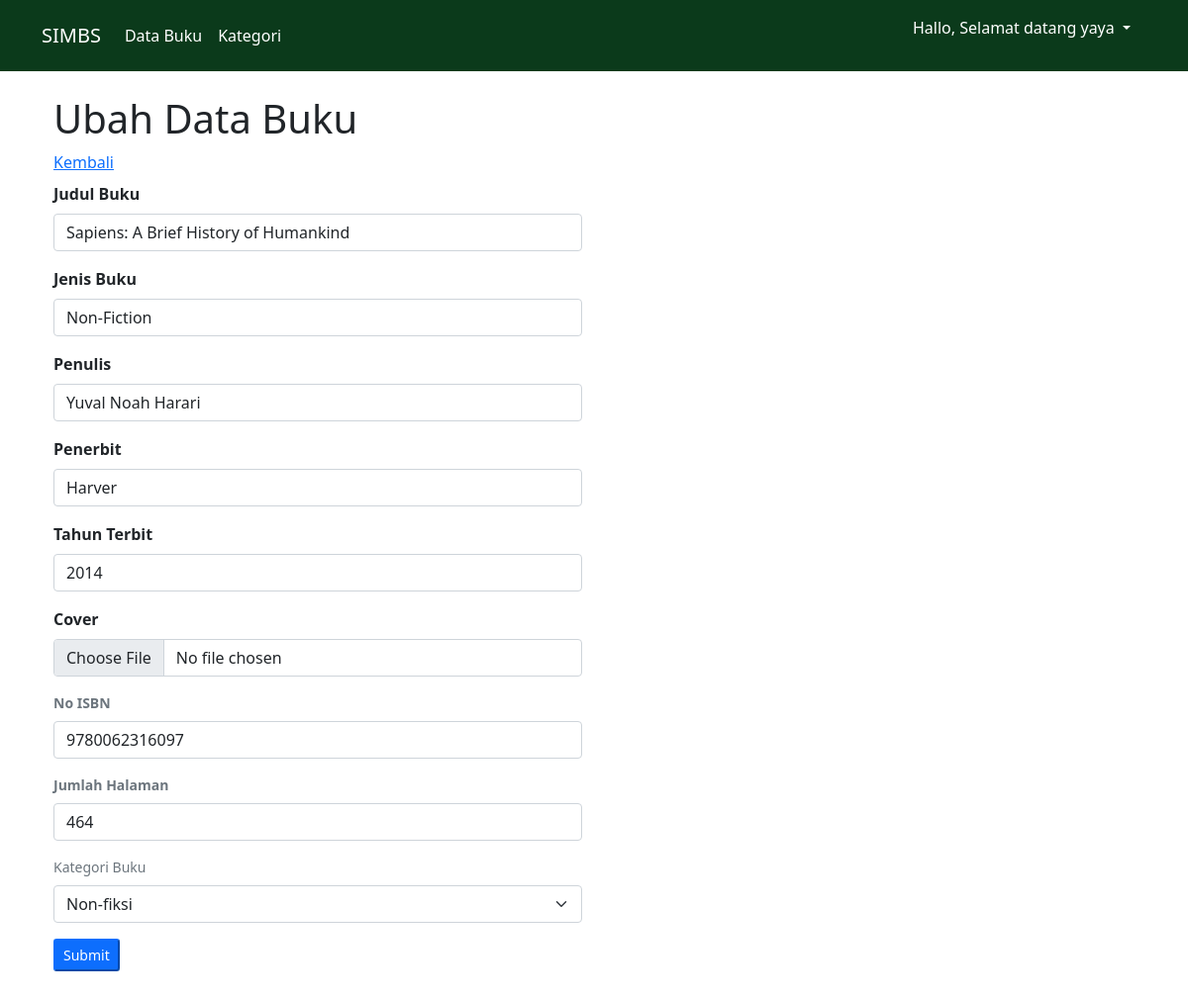
Page /ubah_data.php?id_buku=6 (signed in) on the committed database.
### tables this page shows
CREATE TABLE `buku` (
  `id_buku` int(11) NOT NULL,
  `judul_buku` varchar(255) NOT NULL,
  `jenis_buku` varchar(255) NOT NULL,
  `penulis` varchar(255) NOT NULL,
  `penerbit` varchar(255) NOT NULL,
  `tahun_terbit` int(100) NOT NULL,
  `cover` varchar(255) NOT NULL,
  `no_isbn` bigint(20) NOT NULL,
  `jml_hal` int(100) NOT NULL,
  `id_kategori` int(11) DEFAULT NULL
);

CREATE TABLE `kategori` (
  `id_kategori` int(11) NOT NULL,
  `kategori` varchar(255) NOT NULL,
  `tgl_input` timestamp NOT NULL DEFAULT current_timestamp() ON UPDATE current_timestamp()
);

### function.php (called while the page is built, shortened)
<?php
$conn = mysqli_connect("localhost", "root", "", "simbs");
function query($query){
    global $conn;
    $result = mysqli_query($conn, $query);
    $rows = [];
    while( $row = mysqli_fetch_assoc($result) ) {
        $rows[] = $row;
    }
    return $rows;
}
?>

### ubah_data.php (the view, shortened to what this page needs)
<?php
    require("function.php");
    $id_buku = $_GET['id_buku'];
    $query = query("
    SELECT buku.*, kategori.kategori
    FROM buku
    INNER JOIN kategori ON buku.id_kategori = kategori.id_kategori
    WHERE buku.id_buku = $id_buku
    ");
    $buku = $query[0];
    $kategori_list = query("SELECT * FROM kategori");
?>
<!DOCTYPE html>
<html lang="en">
<head>
    <link href="https://cdn.jsdelivr.net/npm/bootstrap@5.0.2/dist/css/bootstrap.min.css" rel="stylesheet">
</head>
<body>
    <nav class="navbar navbar-expand-lg navbar-light white" style="background-color: #0b3a1bff">
        <div class="container">
            <a class="navbar-brand text-white" href="#">SIMBS</a>
            <div class="collapse navbar-collapse" id="navbarSupportedContent">
            <ul class="navbar-nav me-auto mb-2 mb-lg-0">
                <li class="nav-item">
                <a class="nav-link active text-white" aria-current="page" href="#">Data Buku</a>
                </li>
                <li class="nav-item">
                <a class="nav-link text-white" href="#">Kategori</a>
                </li>
            </ul>
            <ul>
                <li class="nav-item dropdown" style= "list-style: none">
                <a class="nav-link dropdown-toggle text-white nav-end" href="#" role="button" data-bs-toggle="dropdown" aria-expanded="false">
                        Hallo, Selamat datang <?= $_SESSION['username'] ?>
                </a>
            </ul>
            </div>
        </div>
    </nav>
    <div class="p-4 container">
        <div class="row">
            <h1 class="mb-2">Ubah Data Buku</h1>
            <a href="index.php" class="mb-2">Kembali</a>
            <div class="col-md-6">
                <form action="" method="POST" enctype="multipart/form-data">
                    <div class="mb-3">
                        <label class="form-label fw-bold">Judul Buku</label>
                        <input type="text" class="form-control" name="judul_buku" id="judul_buku" value="<?= $buku['judul_buku'] ?>" autocomplete="off">
                    </div>
                    <div class="mb-3">
                        <label class="form-label fw-bold">Jenis Buku</label>
                        <input type="text" class="form-control" name="jenis_buku" id="jenis_buku" value="<?= $buku['jenis_buku'] ?>" autocomplete="off">
                    </div>
                    <div class="mb-3">
                        <label class="form-label fw-bold">Penulis</label>
                        <input type="text" class="form-control" name="penulis" id="penulis" value="<?= $buku['penulis'] ?>" autocomplete="off">
                    </div>
                    <div class="mb-3">
                        <label class="form-label fw-bold">Penerbit</label>
                        <input type="text" class="form-control" name="penerbit" id="penerbit" value="<?= $buku['penerbit'] ?>" autocomplete="off">
                    </div>
                    <div class="mb-3">
                        <label class="form-label fw-bold">Tahun Terbit</label>
                        <input type="number" class="form-control" name="tahun_terbit" id="tahun_terbit" value="<?= $buku['tahun_terbit'] ?>" autocomplete="off">
                    </div>
                    <div class="mb-3">
                        <label class="form-label fw-bold">Cover</label>
                        <input type="file" class="form-control" name="cover" id="cover">
                        <small class="text-muted d-block mt-1">
                    </div>
                    <div class="mb-3">
                        <label class="form-label fw-bold">No ISBN</label>
                        <input type="number" class="form-control" name="no_isbn" id="no_isbn" value="<?= $buku['no_isbn'] ?>" autocomplete="off">
                    </div>
                    <div class="mb-3">
                        <label class="form-label fw-bold">Jumlah Halaman</label>
                        <input type="number" class="form-control" name="jml_hal" id="jml_hal" value="<?= $buku['jml_hal'] ?>" autocomplete="off">
                    </div>
                    <div class="mb-3">
                        <label class="form-label">Kategori Buku</label>
                        <select name="id_kategori" class="form-select">
                            <?php foreach($kategori_list as $kat): ?>
                                <option value="<?= $kat['id_kategori'] ?>"
                                    <?= ($buku['id_kategori'] == $kat['id_kategori']) ? 'selected' : '' ?>>
                                    <?= $kat['kategori'] ?>
                                </option>
                            <?php endforeach; ?>
                        </select>
                    </div>
                    <div class="mb-3">
                        <button type="submit" name="tombol_submit" class="btn-sm btn-primary">Submit</button>
                    </div>
                </form>
            </div>
        </div>
    </div>
</body>
</html>

### rows in the picture
buku: judul_buku "Sapiens: A Brief History of Humankind", jenis_buku "Non-Fiction", penulis "Yuval Noah Harari", penerbit "Harver", tahun_terbit "2014", no_isbn "9780062316097", jml_hal "464", id_kategori "Non-fiksi"

### other values in the picture
$_SESSION['username'] "yaya"
